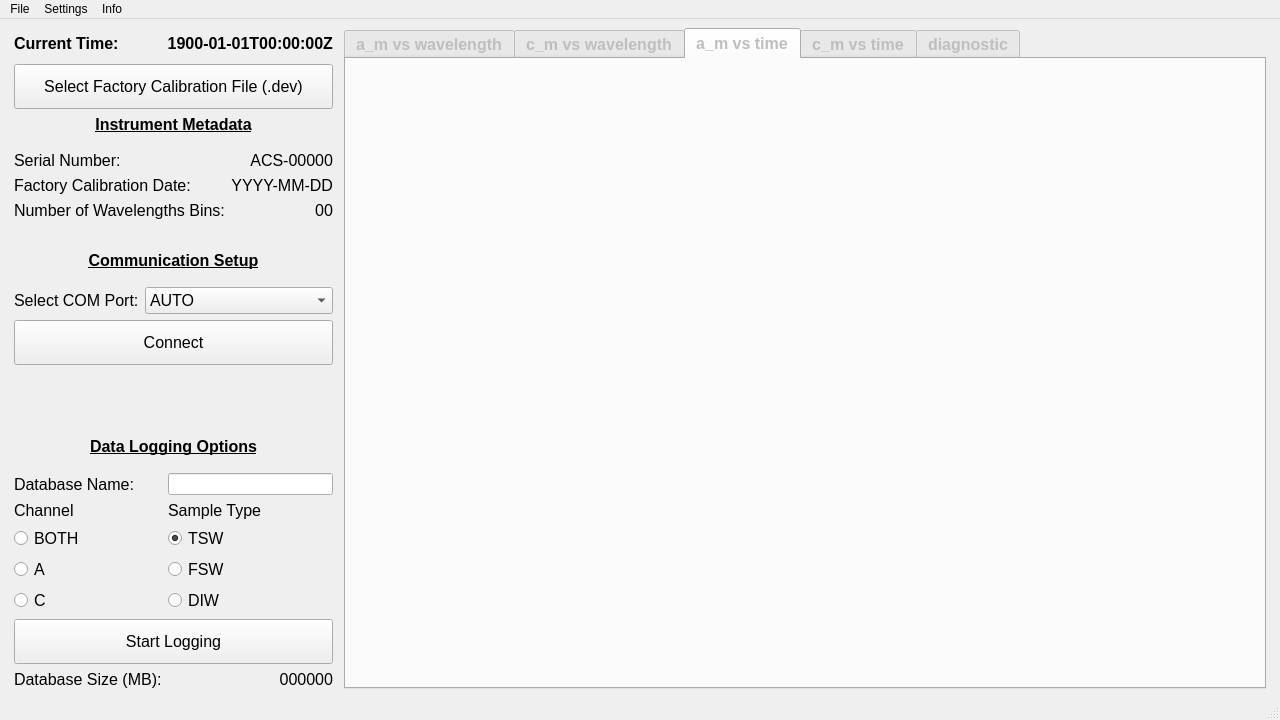
<?xml version="1.0" encoding="UTF-8"?>
<ui version="4.0">
 <class>MainWindow</class>
 <widget class="QMainWindow" name="MainWindow">
  <property name="geometry">
   <rect>
    <x>0</x>
    <y>0</y>
    <width>1280</width>
    <height>720</height>
   </rect>
  </property>
  <property name="minimumSize">
   <size>
    <width>1280</width>
    <height>720</height>
   </size>
  </property>
  <property name="windowTitle">
   <string>SoggyVision</string>
  </property>
  <property name="autoFillBackground">
   <bool>false</bool>
  </property>
  <property name="toolButtonStyle">
   <enum>Qt::ToolButtonTextOnly</enum>
  </property>
  <property name="tabShape">
   <enum>QTabWidget::Rounded</enum>
  </property>
  <widget class="QWidget" name="centralwidget">
   <layout class="QHBoxLayout" name="horizontalLayout">
    <item>
     <spacer name="horizontalSpacer_2">
      <property name="orientation">
       <enum>Qt::Horizontal</enum>
      </property>
      <property name="sizeType">
       <enum>QSizePolicy::Fixed</enum>
      </property>
      <property name="sizeHint" stdset="0">
       <size>
        <width>5</width>
        <height>20</height>
       </size>
      </property>
     </spacer>
    </item>
    <item>
     <layout class="QVBoxLayout" name="verticalLayout">
      <item>
       <spacer name="verticalSpacer_4">
        <property name="orientation">
         <enum>Qt::Vertical</enum>
        </property>
        <property name="sizeType">
         <enum>QSizePolicy::Fixed</enum>
        </property>
        <property name="sizeHint" stdset="0">
         <size>
          <width>20</width>
          <height>5</height>
         </size>
        </property>
       </spacer>
      </item>
      <item>
       <layout class="QHBoxLayout" name="horizontalLayout_2">
        <item>
         <widget class="QLabel" name="CurrentTimeLabel">
          <property name="sizePolicy">
           <sizepolicy hsizetype="Preferred" vsizetype="Fixed">
            <horstretch>0</horstretch>
            <verstretch>0</verstretch>
           </sizepolicy>
          </property>
          <property name="minimumSize">
           <size>
            <width>0</width>
            <height>20</height>
           </size>
          </property>
          <property name="font">
           <font>
            <pointsize>12</pointsize>
            <bold>true</bold>
           </font>
          </property>
          <property name="text">
           <string>Current Time: </string>
          </property>
         </widget>
        </item>
        <item>
         <widget class="QLabel" name="ClockUTC">
          <property name="sizePolicy">
           <sizepolicy hsizetype="Preferred" vsizetype="Fixed">
            <horstretch>0</horstretch>
            <verstretch>0</verstretch>
           </sizepolicy>
          </property>
          <property name="minimumSize">
           <size>
            <width>0</width>
            <height>20</height>
           </size>
          </property>
          <property name="font">
           <font>
            <pointsize>12</pointsize>
            <bold>true</bold>
           </font>
          </property>
          <property name="toolTip">
           <string>The current system time in an ISO8 601 format.</string>
          </property>
          <property name="text">
           <string>1900-01-01T00:00:00Z</string>
          </property>
          <property name="alignment">
           <set>Qt::AlignRight|Qt::AlignTrailing|Qt::AlignVCenter</set>
          </property>
         </widget>
        </item>
       </layout>
      </item>
      <item>
       <spacer name="verticalSpacer_3">
        <property name="orientation">
         <enum>Qt::Vertical</enum>
        </property>
        <property name="sizeType">
         <enum>QSizePolicy::Fixed</enum>
        </property>
        <property name="sizeHint" stdset="0">
         <size>
          <width>20</width>
          <height>5</height>
         </size>
        </property>
       </spacer>
      </item>
      <item>
       <layout class="QFormLayout" name="MetadataLayout">
        <item row="1" column="0" colspan="2">
         <widget class="QPushButton" name="LoadDevButton">
          <property name="minimumSize">
           <size>
            <width>275</width>
            <height>45</height>
           </size>
          </property>
          <property name="font">
           <font>
            <pointsize>12</pointsize>
           </font>
          </property>
          <property name="toolTip">
           <string>Click this to load a factory calibration file.</string>
          </property>
          <property name="text">
           <string>Select Factory Calibration File (.dev)</string>
          </property>
         </widget>
        </item>
        <item row="2" column="0" colspan="2">
         <widget class="QLabel" name="MetadataHeader">
          <property name="font">
           <font>
            <pointsize>12</pointsize>
            <bold>true</bold>
            <underline>true</underline>
           </font>
          </property>
          <property name="text">
           <string>Instrument Metadata</string>
          </property>
          <property name="alignment">
           <set>Qt::AlignCenter</set>
          </property>
         </widget>
        </item>
        <item row="3" column="0">
         <spacer name="verticalSpacer_5">
          <property name="orientation">
           <enum>Qt::Vertical</enum>
          </property>
          <property name="sizeType">
           <enum>QSizePolicy::Fixed</enum>
          </property>
          <property name="sizeHint" stdset="0">
           <size>
            <width>20</width>
            <height>5</height>
           </size>
          </property>
         </spacer>
        </item>
        <item row="4" column="0">
         <widget class="QLabel" name="SNLabel">
          <property name="font">
           <font>
            <pointsize>12</pointsize>
           </font>
          </property>
          <property name="text">
           <string>Serial Number:</string>
          </property>
         </widget>
        </item>
        <item row="4" column="1">
         <widget class="QLabel" name="SN">
          <property name="font">
           <font>
            <pointsize>12</pointsize>
           </font>
          </property>
          <property name="toolTip">
           <string>This is the factory serial number of the ACS, converted from the hexadecimal serial number and zero-padded to a five digit number.</string>
          </property>
          <property name="text">
           <string>ACS-00000</string>
          </property>
          <property name="alignment">
           <set>Qt::AlignRight|Qt::AlignTrailing|Qt::AlignVCenter</set>
          </property>
         </widget>
        </item>
        <item row="5" column="0">
         <widget class="QLabel" name="CalDateLabel">
          <property name="font">
           <font>
            <pointsize>12</pointsize>
           </font>
          </property>
          <property name="text">
           <string>Factory Calibration Date:</string>
          </property>
         </widget>
        </item>
        <item row="5" column="1">
         <widget class="QLabel" name="CalDate">
          <property name="font">
           <font>
            <pointsize>12</pointsize>
           </font>
          </property>
          <property name="toolTip">
           <string>The factory calibration date in the format of YYYY-MM-DD.</string>
          </property>
          <property name="text">
           <string>YYYY-MM-DD</string>
          </property>
          <property name="alignment">
           <set>Qt::AlignRight|Qt::AlignTrailing|Qt::AlignVCenter</set>
          </property>
         </widget>
        </item>
        <item row="6" column="0">
         <widget class="QLabel" name="NumWvlsLabel">
          <property name="font">
           <font>
            <pointsize>12</pointsize>
           </font>
          </property>
          <property name="text">
           <string>Number of Wavelengths Bins:</string>
          </property>
         </widget>
        </item>
        <item row="6" column="1">
         <widget class="QLabel" name="NumWvls">
          <property name="font">
           <font>
            <pointsize>12</pointsize>
           </font>
          </property>
          <property name="toolTip">
           <string>The number of factory derived wavelength bins for each channel.</string>
          </property>
          <property name="text">
           <string>00</string>
          </property>
          <property name="alignment">
           <set>Qt::AlignRight|Qt::AlignTrailing|Qt::AlignVCenter</set>
          </property>
         </widget>
        </item>
       </layout>
      </item>
      <item>
       <spacer name="verticalSpacer">
        <property name="orientation">
         <enum>Qt::Vertical</enum>
        </property>
        <property name="sizeType">
         <enum>QSizePolicy::Fixed</enum>
        </property>
        <property name="sizeHint" stdset="0">
         <size>
          <width>20</width>
          <height>5</height>
         </size>
        </property>
       </spacer>
      </item>
      <item>
       <layout class="QFormLayout" name="CommLayout">
        <item row="0" column="0" colspan="2">
         <widget class="QLabel" name="CommSetupHeader">
          <property name="font">
           <font>
            <pointsize>12</pointsize>
            <bold>true</bold>
            <underline>true</underline>
           </font>
          </property>
          <property name="text">
           <string>Communication Setup</string>
          </property>
          <property name="alignment">
           <set>Qt::AlignCenter</set>
          </property>
         </widget>
        </item>
        <item row="2" column="0">
         <widget class="QLabel" name="COMPortLabel">
          <property name="font">
           <font>
            <pointsize>12</pointsize>
           </font>
          </property>
          <property name="text">
           <string>Select COM Port:</string>
          </property>
         </widget>
        </item>
        <item row="2" column="1">
         <widget class="QComboBox" name="COMPortCombo">
          <property name="font">
           <font>
            <pointsize>12</pointsize>
           </font>
          </property>
          <property name="toolTip">
           <string>Select a COM port to connect to.</string>
          </property>
          <property name="currentText">
           <string>AUTO</string>
          </property>
          <property name="placeholderText">
           <string/>
          </property>
          <item>
           <property name="text">
            <string>AUTO</string>
           </property>
          </item>
         </widget>
        </item>
        <item row="3" column="0" colspan="2">
         <widget class="QPushButton" name="ConnectDisconnectButton">
          <property name="minimumSize">
           <size>
            <width>0</width>
            <height>45</height>
           </size>
          </property>
          <property name="font">
           <font>
            <pointsize>12</pointsize>
           </font>
          </property>
          <property name="toolTip">
           <string>Click this to connect or disconnect to a serial port that an ACS is connected to.</string>
          </property>
          <property name="text">
           <string>Connect</string>
          </property>
         </widget>
        </item>
        <item row="1" column="0">
         <spacer name="verticalSpacer_6">
          <property name="orientation">
           <enum>Qt::Vertical</enum>
          </property>
          <property name="sizeType">
           <enum>QSizePolicy::Fixed</enum>
          </property>
          <property name="sizeHint" stdset="0">
           <size>
            <width>20</width>
            <height>5</height>
           </size>
          </property>
         </spacer>
        </item>
       </layout>
      </item>
      <item>
       <spacer name="verticalSpacer_2">
        <property name="orientation">
         <enum>Qt::Vertical</enum>
        </property>
        <property name="sizeType">
         <enum>QSizePolicy::Fixed</enum>
        </property>
        <property name="sizeHint" stdset="0">
         <size>
          <width>20</width>
          <height>5</height>
         </size>
        </property>
       </spacer>
      </item>
      <item>
       <layout class="QFormLayout" name="DataCollectionLayout">
        <item row="0" column="0" colspan="2">
         <widget class="QLabel" name="DataCollectionHeader">
          <property name="font">
           <font>
            <pointsize>12</pointsize>
            <bold>true</bold>
            <underline>true</underline>
           </font>
          </property>
          <property name="text">
           <string>Data Logging Options</string>
          </property>
          <property name="alignment">
           <set>Qt::AlignCenter</set>
          </property>
         </widget>
        </item>
        <item row="1" column="0">
         <spacer name="verticalSpacer_7">
          <property name="orientation">
           <enum>Qt::Vertical</enum>
          </property>
          <property name="sizeType">
           <enum>QSizePolicy::Fixed</enum>
          </property>
          <property name="sizeHint" stdset="0">
           <size>
            <width>20</width>
            <height>5</height>
           </size>
          </property>
         </spacer>
        </item>
        <item row="2" column="0">
         <widget class="QLabel" name="FilepathInputLabel">
          <property name="font">
           <font>
            <pointsize>12</pointsize>
           </font>
          </property>
          <property name="text">
           <string>Database Name:</string>
          </property>
         </widget>
        </item>
        <item row="2" column="1">
         <widget class="QLineEdit" name="FilepathInput">
          <property name="sizePolicy">
           <sizepolicy hsizetype="Preferred" vsizetype="Fixed">
            <horstretch>0</horstretch>
            <verstretch>0</verstretch>
           </sizepolicy>
          </property>
          <property name="font">
           <font>
            <pointsize>8</pointsize>
           </font>
          </property>
          <property name="toolTip">
           <string>Enter a filename that data will be logged to.</string>
          </property>
         </widget>
        </item>
        <item row="4" column="0" colspan="2">
         <widget class="QPushButton" name="StartStopLogButton">
          <property name="minimumSize">
           <size>
            <width>0</width>
            <height>45</height>
           </size>
          </property>
          <property name="font">
           <font>
            <pointsize>12</pointsize>
           </font>
          </property>
          <property name="toolTip">
           <string>Click this to start or stop logging of data to a database.</string>
          </property>
          <property name="text">
           <string>Start Logging</string>
          </property>
         </widget>
        </item>
        <item row="5" column="0">
         <widget class="QLabel" name="FileSizeLabel">
          <property name="font">
           <font>
            <pointsize>12</pointsize>
           </font>
          </property>
          <property name="text">
           <string>Database Size (MB):</string>
          </property>
         </widget>
        </item>
        <item row="5" column="1">
         <widget class="QLabel" name="FileSize">
          <property name="font">
           <font>
            <pointsize>12</pointsize>
           </font>
          </property>
          <property name="toolTip">
           <string>The approximate size of the database where data is being logged.</string>
          </property>
          <property name="text">
           <string>000000</string>
          </property>
          <property name="alignment">
           <set>Qt::AlignRight|Qt::AlignTrailing|Qt::AlignVCenter</set>
          </property>
         </widget>
        </item>
        <item row="3" column="0">
         <layout class="QVBoxLayout" name="verticalLayout_12">
          <item>
           <widget class="QLabel" name="label_6">
            <property name="font">
             <font>
              <pointsize>12</pointsize>
             </font>
            </property>
            <property name="text">
             <string>Channel</string>
            </property>
           </widget>
          </item>
          <item>
           <widget class="QRadioButton" name="radioButton_16">
            <property name="font">
             <font>
              <pointsize>12</pointsize>
             </font>
            </property>
            <property name="text">
             <string>BOTH</string>
            </property>
            <property name="checked">
             <bool>true</bool>
            </property>
           </widget>
          </item>
          <item>
           <widget class="QRadioButton" name="radioButton_17">
            <property name="font">
             <font>
              <pointsize>12</pointsize>
             </font>
            </property>
            <property name="text">
             <string>A</string>
            </property>
           </widget>
          </item>
          <item>
           <widget class="QRadioButton" name="radioButton_18">
            <property name="font">
             <font>
              <pointsize>12</pointsize>
             </font>
            </property>
            <property name="text">
             <string>C</string>
            </property>
           </widget>
          </item>
         </layout>
        </item>
        <item row="3" column="1">
         <layout class="QVBoxLayout" name="verticalLayout_13">
          <item>
           <widget class="QLabel" name="label_7">
            <property name="font">
             <font>
              <pointsize>12</pointsize>
             </font>
            </property>
            <property name="text">
             <string>Sample Type</string>
            </property>
           </widget>
          </item>
          <item>
           <widget class="QRadioButton" name="radioButton_19">
            <property name="font">
             <font>
              <pointsize>12</pointsize>
             </font>
            </property>
            <property name="text">
             <string>TSW</string>
            </property>
            <property name="checked">
             <bool>true</bool>
            </property>
           </widget>
          </item>
          <item>
           <widget class="QRadioButton" name="radioButton_20">
            <property name="font">
             <font>
              <pointsize>12</pointsize>
             </font>
            </property>
            <property name="text">
             <string>FSW</string>
            </property>
           </widget>
          </item>
          <item>
           <widget class="QRadioButton" name="radioButton_21">
            <property name="font">
             <font>
              <pointsize>12</pointsize>
             </font>
            </property>
            <property name="text">
             <string>DIW</string>
            </property>
           </widget>
          </item>
         </layout>
        </item>
       </layout>
      </item>
     </layout>
    </item>
    <item>
     <spacer name="horizontalSpacer_3">
      <property name="orientation">
       <enum>Qt::Horizontal</enum>
      </property>
      <property name="sizeType">
       <enum>QSizePolicy::Minimum</enum>
      </property>
      <property name="sizeHint" stdset="0">
       <size>
        <width>5</width>
        <height>20</height>
       </size>
      </property>
     </spacer>
    </item>
    <item>
     <widget class="QTabWidget" name="Visualizer">
      <property name="enabled">
       <bool>false</bool>
      </property>
      <property name="font">
       <font>
        <pointsize>12</pointsize>
        <bold>true</bold>
       </font>
      </property>
      <property name="toolTip">
       <string>Subplots of various ACS outputs intended for diagnostic purposes.</string>
      </property>
      <property name="tabPosition">
       <enum>QTabWidget::North</enum>
      </property>
      <property name="currentIndex">
       <number>2</number>
      </property>
      <property name="usesScrollButtons">
       <bool>true</bool>
      </property>
      <property name="movable">
       <bool>true</bool>
      </property>
      <widget class="PlotWidget" name="AvW">
       <property name="enabled">
        <bool>false</bool>
       </property>
       <property name="font">
        <font>
         <pointsize>12</pointsize>
         <bold>true</bold>
        </font>
       </property>
       <property name="toolTip">
        <string>A plot of the measured absorption (y-axis) by wavelength (x-axis).</string>
       </property>
       <attribute name="title">
        <string>a_m vs wavelength</string>
       </attribute>
      </widget>
      <widget class="PlotWidget" name="CvW">
       <property name="toolTip">
        <string>A plot of the measured attenuation (y-axis) by wavelength (x-axis).</string>
       </property>
       <attribute name="title">
        <string>c_m vs wavelength</string>
       </attribute>
      </widget>
      <widget class="PlotWidget" name="AvT">
       <property name="toolTip">
        <string>A plot of the measured absorption (y-axis) by time (x-axis).</string>
       </property>
       <attribute name="title">
        <string>a_m vs time</string>
       </attribute>
      </widget>
      <widget class="PlotWidget" name="CvT">
       <property name="toolTip">
        <string>A plot of the measured attenuation (y-axis) by time (x-axis).</string>
       </property>
       <attribute name="title">
        <string>c_m vs time</string>
       </attribute>
      </widget>
      <widget class="GraphicsLayoutWidget" name="Diagnostic">
       <attribute name="title">
        <string>diagnostic</string>
       </attribute>
      </widget>
     </widget>
    </item>
    <item>
     <spacer name="horizontalSpacer_4">
      <property name="orientation">
       <enum>Qt::Horizontal</enum>
      </property>
      <property name="sizeType">
       <enum>QSizePolicy::Preferred</enum>
      </property>
      <property name="sizeHint" stdset="0">
       <size>
        <width>5</width>
        <height>20</height>
       </size>
      </property>
     </spacer>
    </item>
   </layout>
  </widget>
  <widget class="QMenuBar" name="menubar">
   <property name="geometry">
    <rect>
     <x>0</x>
     <y>0</y>
     <width>1280</width>
     <height>22</height>
    </rect>
   </property>
   <widget class="QMenu" name="menuFile">
    <property name="font">
     <font>
      <pointsize>12</pointsize>
     </font>
    </property>
    <property name="title">
     <string>File</string>
    </property>
    <addaction name="actionExport"/>
    <addaction name="separator"/>
    <addaction name="actionReset"/>
    <addaction name="actionExit"/>
    <addaction name="separator"/>
    <addaction name="actionAbout"/>
   </widget>
   <widget class="QMenu" name="menuPlot_Settings">
    <property name="font">
     <font>
      <pointsize>12</pointsize>
     </font>
    </property>
    <property name="title">
     <string>Settings</string>
    </property>
    <addaction name="actionVs_Time"/>
   </widget>
   <widget class="QMenu" name="menuInfo">
    <property name="font">
     <font>
      <pointsize>12</pointsize>
     </font>
    </property>
    <property name="title">
     <string>Info</string>
    </property>
    <widget class="QMenu" name="menuACS_Processing">
     <property name="font">
      <font>
       <pointsize>12</pointsize>
      </font>
     </property>
     <property name="title">
      <string>Additional Resources (External Browser)</string>
     </property>
     <addaction name="actionTemperature_Salinity_Correction"/>
     <addaction name="actionScattering_Correction"/>
     <addaction name="actionData_Products"/>
    </widget>
    <addaction name="actionSensor_Metadata"/>
    <addaction name="separator"/>
    <addaction name="actionApplication_Computations"/>
    <addaction name="separator"/>
    <addaction name="actionManufacturer_Documents"/>
    <addaction name="menuACS_Processing"/>
   </widget>
   <addaction name="menuFile"/>
   <addaction name="menuPlot_Settings"/>
   <addaction name="menuInfo"/>
  </widget>
  <widget class="QStatusBar" name="statusbar"/>
  <action name="actionVs_Wavelength">
   <property name="text">
    <string>Vs Wavelength</string>
   </property>
   <property name="font">
    <font>
     <pointsize>12</pointsize>
    </font>
   </property>
  </action>
  <action name="actionVs_Time">
   <property name="text">
    <string>Vs Time Plots</string>
   </property>
   <property name="font">
    <font>
     <pointsize>12</pointsize>
    </font>
   </property>
  </action>
  <action name="actionExit">
   <property name="icon">
    <iconset theme="application-exit">
     <normaloff>.</normaloff>.</iconset>
   </property>
   <property name="text">
    <string>Exit</string>
   </property>
   <property name="toolTip">
    <string>Exit the application.</string>
   </property>
   <property name="statusTip">
    <string>Exit the application.</string>
   </property>
   <property name="font">
    <font>
     <pointsize>12</pointsize>
    </font>
   </property>
  </action>
  <action name="actionReset">
   <property name="text">
    <string>Reset</string>
   </property>
   <property name="toolTip">
    <string>Reset the application.</string>
   </property>
   <property name="statusTip">
    <string>Reset the application.</string>
   </property>
   <property name="font">
    <font>
     <pointsize>12</pointsize>
    </font>
   </property>
  </action>
  <action name="actionAbout">
   <property name="text">
    <string>About</string>
   </property>
   <property name="font">
    <font>
     <pointsize>12</pointsize>
    </font>
   </property>
  </action>
  <action name="actionExport">
   <property name="text">
    <string>Export Data</string>
   </property>
   <property name="font">
    <font>
     <pointsize>12</pointsize>
    </font>
   </property>
  </action>
  <action name="actionSensor_Metadata">
   <property name="text">
    <string>Selected Sensor Metadata</string>
   </property>
   <property name="font">
    <font>
     <pointsize>12</pointsize>
    </font>
   </property>
  </action>
  <action name="actionManufacturer_Documents">
   <property name="text">
    <string>Manufacturer Documents (External Browser)</string>
   </property>
   <property name="font">
    <font>
     <pointsize>12</pointsize>
    </font>
   </property>
  </action>
  <action name="actionApplication_Computations">
   <property name="text">
    <string>Application Data and Flag Output</string>
   </property>
   <property name="font">
    <font>
     <pointsize>12</pointsize>
    </font>
   </property>
  </action>
  <action name="actionTemperature_Salinity_Correction">
   <property name="text">
    <string>Temperature-Salinity Correction</string>
   </property>
  </action>
  <action name="actionScattering_Correction">
   <property name="text">
    <string>Scattering Correction</string>
   </property>
  </action>
  <action name="actionData_Products">
   <property name="text">
    <string>Data Products</string>
   </property>
  </action>
  <action name="actionDiagnostic">
   <property name="text">
    <string>Diagnostic</string>
   </property>
   <property name="font">
    <font>
     <pointsize>12</pointsize>
    </font>
   </property>
  </action>
  <action name="actionApplication">
   <property name="text">
    <string>Application</string>
   </property>
  </action>
 </widget>
 <customwidgets>
  <customwidget>
   <class>GraphicsLayoutWidget</class>
   <extends>QWidget</extends>
   <header>pyqtgraph</header>
   <container>1</container>
  </customwidget>
  <customwidget>
   <class>PlotWidget</class>
   <extends>QWidget</extends>
   <header>pyqtgraph</header>
   <container>1</container>
  </customwidget>
 </customwidgets>
 <tabstops>
  <tabstop>COMPortCombo</tabstop>
  <tabstop>ConnectDisconnectButton</tabstop>
  <tabstop>FilepathInput</tabstop>
  <tabstop>StartStopLogButton</tabstop>
  <tabstop>LoadDevButton</tabstop>
  <tabstop>Visualizer</tabstop>
 </tabstops>
 <resources/>
 <connections/>
</ui>
